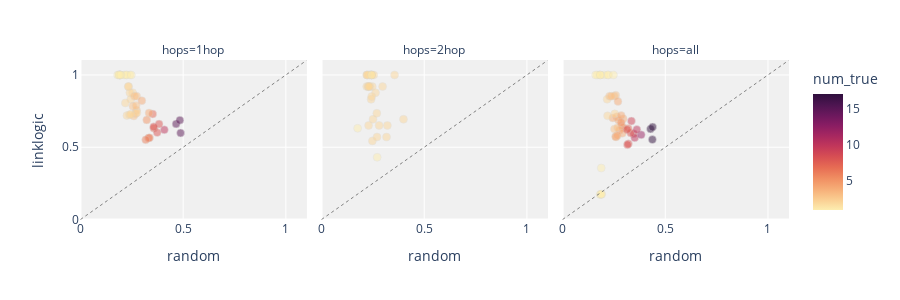
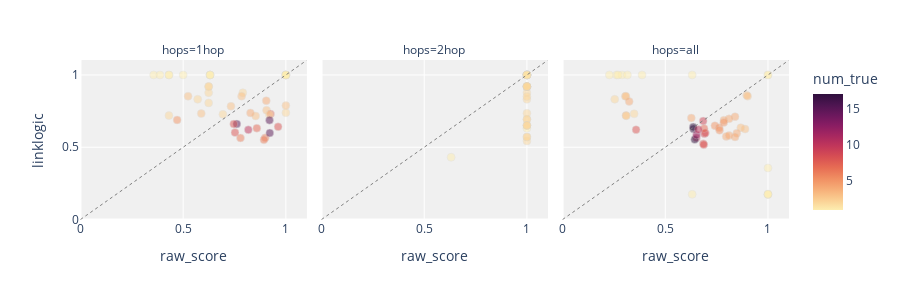
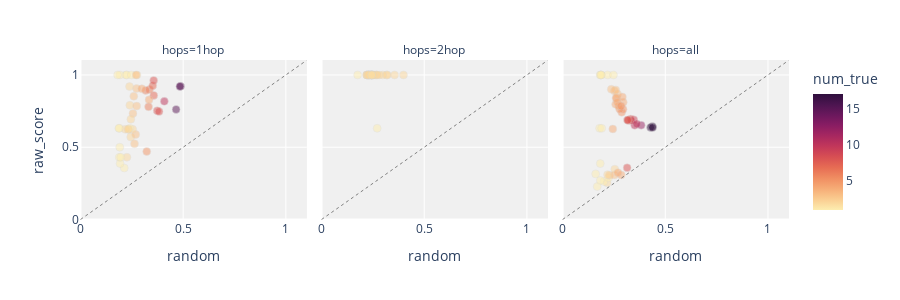

Notebook source saved alongside these figures, in order:
### Code cell
overlay = 'num_true'
plot_scatter_with_facets(M=M, x='random', y='linklogic', color=overlay, filename='LinkLogic_v_Random.html')
plot_scatter_with_facets(M=M, x='raw_score', y='linklogic', color=overlay, filename='LinkLogic_v_RawFeatureScores.html')
plot_scatter_with_facets(M=M, x='random', y='raw_score', color=overlay, filename='RawFeatureScores_v_Random.html')
